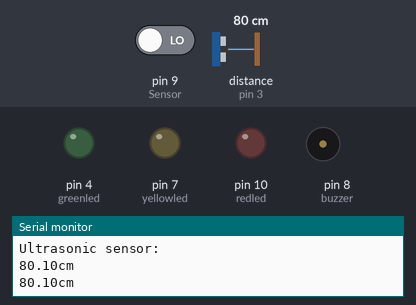
The sketch below on a simulated Arduino Uno, built with avr-gcc and run on an emulated ATmega328P. Parts: output pins drawn as LEDs (lit = HIGH), buzzer (waves = sounding), the last lines printed to the serial monitor. Wiring (inferred from the names in the program): ultrasonic range finder: trigger pin 2; echo pin 3. The test bench sets the inputs (shaded band); at power-on: pin 9 (Sensor) LOW, distance to the obstacle (sensor on pin 3) 80 cm. The echo pulse lasts 58.3 µs per cm; pins used as bus, display or sensor lines are not drawn.

Above: at 1.8 s.
1.9 s: pin 9 (Sensor) driven HIGH
At 5.3 s:
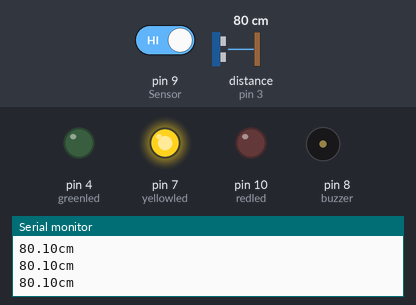
5.5 s: distance to the obstacle (sensor on pin 3) set to 54 cm
9.4 s: distance to the obstacle (sensor on pin 3) set to 47 cm
At 11.7 s:
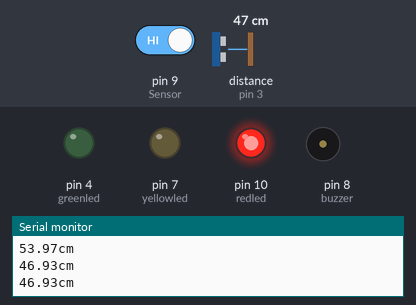
12.9 s: distance to the obstacle (sensor on pin 3) set to 250 cm
At 15.5 s:
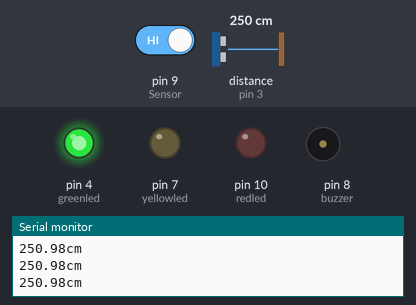
15.8 s: distance to the obstacle (sensor on pin 3) set to 204 cm
18.5 s: distance to the obstacle (sensor on pin 3) set to 196 cm
At 20.58 s:
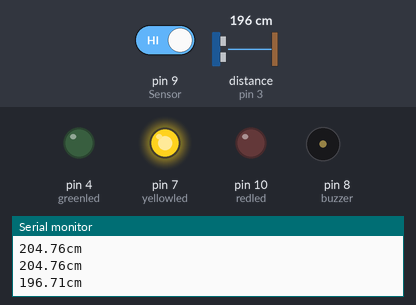
Timing chart, 0 to 22.1 s (numbered marks = the images above; inputs shaded):
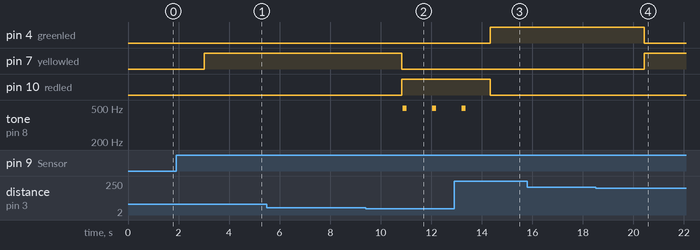

Measured:
- the behaviour switches between 51 and 50 cm on distance to the obstacle (sensor on pin 3) (found by bisection; images 1 and 2)
- the behaviour switches between 200 and 199 cm on distance to the obstacle (sensor on pin 3) (found by bisection; images 3 and 4)
- after the input at 1.9 s, pin 7 (yellowled): LOW → HIGH after 1.1 s
- after the input at 9.4 s, pin 7 (yellowled): HIGH → LOW after 1.4 s; pin 10 (redled): LOW → HIGH after 1.4 s; tone on pin 8 (buzzer): alternates 496 Hz for 0.16 s and silent for 1.0 s, starting after 1.5 s
- after the input at 12.9 s, pin 4 (greenled): LOW → HIGH after 1.4 s; pin 10 (redled): HIGH → LOW after 1.4 s; tone on pin 8 (buzzer): goes on until 13.4 s, then stays silent
- after the input at 18.5 s, pin 4 (greenled): HIGH → LOW after 1.9 s; pin 7 (yellowled): LOW → HIGH after 1.9 s

The sketch:

daolaile.ino
```cpp
int redled =10; //定义数字8 接口
int yellowled =7; //定义数字7 接口
int greenled =4; //定义数字4 接口
int buzzer=8;//蜂鸣器
int Sensor = 9;//热释传感器
const int TrigPin = 2;
const int EchoPin = 3;
float distance;
void setup()
{
pinMode(redled, OUTPUT);//定义红色小灯接口为输出接口
pinMode(yellowled, OUTPUT); //定义黄色小灯接口为输出接口
pinMode(greenled, OUTPUT); //定义绿色小灯接口为输出接口
pinMode(buzzer,OUTPUT);//定义蜂鸣器接口为输出接口
 Serial.begin(9600);
    pinMode(Sensor, INPUT); ////定义热释传感器接口为输入接口
    pinMode(TrigPin, OUTPUT);
    pinMode(EchoPin, INPUT);
    Serial.println("Ultrasonic sensor:");
}
void loop()
{
        int val = digitalRead(Sensor); // 读取引脚电平
        unsigned char i,j;
        digitalWrite(TrigPin, LOW);
        delayMicroseconds(2);
        digitalWrite(TrigPin, HIGH);
        delayMicroseconds(10);
        digitalWrite(TrigPin, LOW);
        distance = pulseIn(EchoPin, HIGH) / 58.00;
        Serial.print(distance);
        Serial.print("cm");
        Serial.println(); //利用超声波传感器计算距离
        delay(1000);
        if (val==1)  // 若检测到有人，则val值为1
        {
        if(distance>200)
        {
digitalWrite(greenled, HIGH);////点亮 绿灯
digitalWrite(redled, LOW);//熄灭红灯
digitalWrite(yellowled, LOW);//熄灭 黄灯

}
else if((distance>50)&(distance<=200))
{
digitalWrite(yellowled, HIGH);//点亮  黄灯
digitalWrite(greenled, LOW);
digitalWrite(redled, LOW);

    for(i=0;i<80;i++)//蜂鸣器频率
    {
      digitalWrite(buzzer,HIGH);//发声音
      delay(10);//延时1ms
      digitalWrite(buzzer,LOW);//不发声音
      delay(10);//延时ms
    }

}
else
{
digitalWrite(redled, HIGH);//点亮 红灯
digitalWrite(greenled, LOW);
digitalWrite(yellowled, LOW);

    for(i=0;i<80;i++)
    {
      digitalWrite(buzzer,HIGH);//发声音
      delay(1);//延时1ms
      digitalWrite(buzzer,LOW);//不发声音
      delay(1);//延时ms
    }

}

        }
        else//没有人的时候灯不亮
        {
digitalWrite(redled, LOW);
digitalWrite(greenled, LOW);
digitalWrite(yellowled, LOW);
        }
}
```
